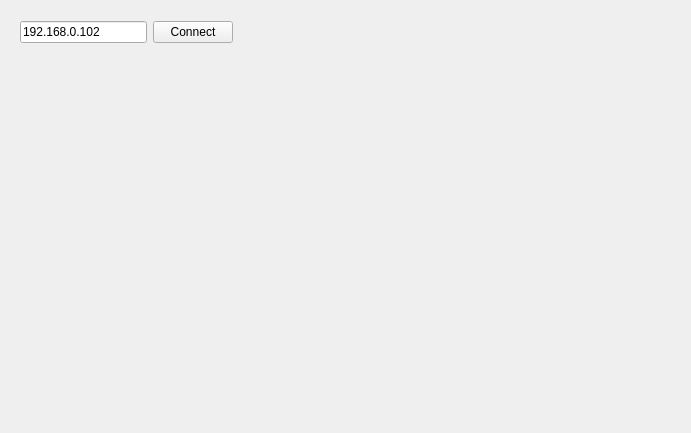
<?xml version="1.0" encoding="UTF-8"?>
<ui version="4.0">
 <class>Form</class>
 <widget class="QWidget" name="Form">
  <property name="geometry">
   <rect>
    <x>0</x>
    <y>0</y>
    <width>691</width>
    <height>433</height>
   </rect>
  </property>
  <property name="sizePolicy">
   <sizepolicy hsizetype="Preferred" vsizetype="Preferred">
    <horstretch>0</horstretch>
    <verstretch>0</verstretch>
   </sizepolicy>
  </property>
  <property name="windowTitle">
   <string>Form</string>
  </property>
  <property name="windowOpacity">
   <double>1.000000000000000</double>
  </property>
  <property name="toolTip">
   <string>0.5</string>
  </property>
  <layout class="QGridLayout" name="gridLayout">
   <item row="0" column="0">
    <widget class="QWidget" name="widget" native="true">
     <property name="maximumSize">
      <size>
       <width>16777215</width>
       <height>50</height>
      </size>
     </property>
     <widget class="QWidget" name="formLayoutWidget">
      <property name="geometry">
       <rect>
        <x>9</x>
        <y>9</y>
        <width>213</width>
        <height>24</height>
       </rect>
      </property>
      <layout class="QHBoxLayout" name="horizontalLayout">
       <item>
        <widget class="QLineEdit" name="ipInput">
         <property name="text">
          <string>192.168.0.102</string>
         </property>
        </widget>
       </item>
       <item>
        <widget class="QPushButton" name="pushButton">
         <property name="text">
          <string>Connect</string>
         </property>
        </widget>
       </item>
      </layout>
     </widget>
    </widget>
   </item>
   <item row="1" column="0">
    <widget class="QWidget" name="videoWidget" native="true">
     <property name="layoutDirection">
      <enum>Qt::LeftToRight</enum>
     </property>
    </widget>
   </item>
  </layout>
 </widget>
 <resources/>
 <connections>
  <connection>
   <sender>pushButton</sender>
   <signal>clicked()</signal>
   <receiver>Form</receiver>
   <slot>connectButtonAction()</slot>
   <hints>
    <hint type="sourcelabel">
     <x>229</x>
     <y>35</y>
    </hint>
    <hint type="destinationlabel">
     <x>260</x>
     <y>252</y>
    </hint>
   </hints>
  </connection>
 </connections>
 <slots>
  <slot>connectButtonAction()</slot>
 </slots>
</ui>
